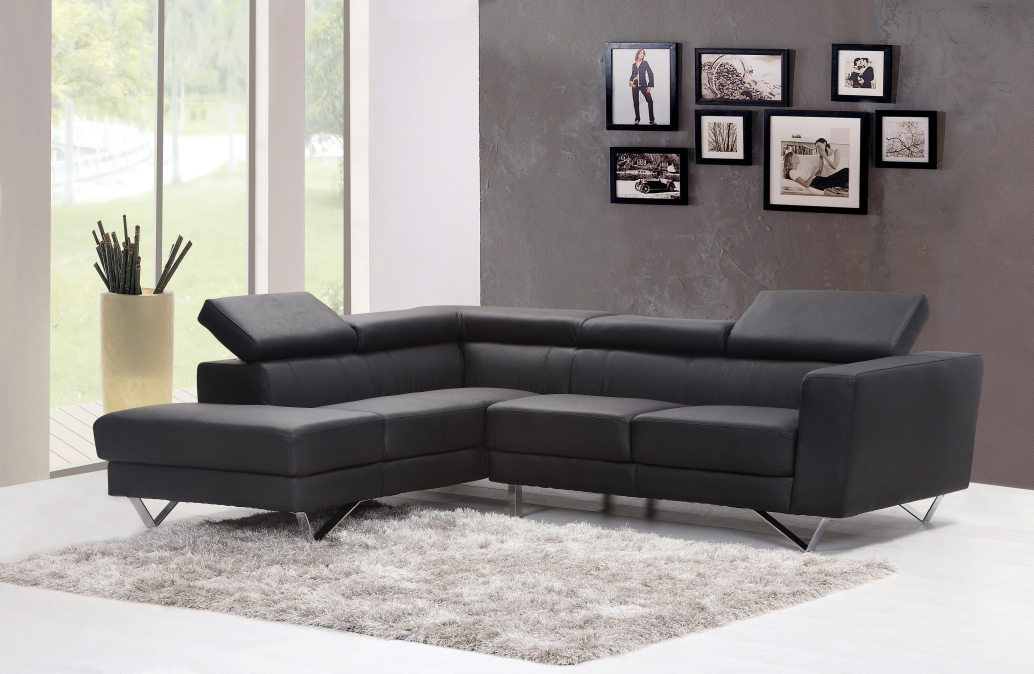
#> input picture data/downloaded/indoor.jpg, 5166 x 3366 px, found by its file name (shown at 1/5 size)
$ python test_goodfeaturestotrack.py
#> lines starting #> are read from the running program, lines starting #| are printed output that depends on the picture; after the words box and inside, x2 and y2 are one past the last pixel; in counts of white or black regions, pixels touching at a corner belong together
import os
import sys
import numpy as np
import cv2

img_path = "data/downloaded/indoor.jpg"
image = cv2.imread(img_path)
#> image is the input picture: shape (3366, 5166, 3); mean B, G, R 141.8, 144.4, 148.5
# Resize to max width or height of 240 pixels
max_dim = 500
height, width = image.shape[:2]
#> height = 3366; width = 5166
scaling_factor = max_dim / float(max(height, width))
#> scaling_factor = 0.0968
image = cv2.resize(image, None, fx=scaling_factor, fy=scaling_factor, interpolation=cv2.INTER_AREA)
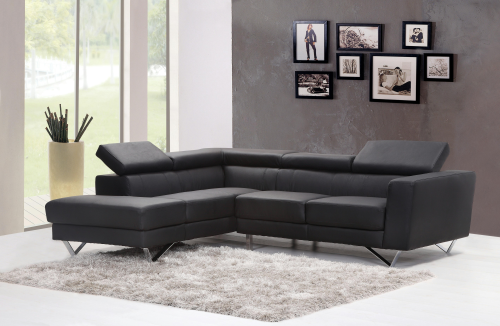
#> image: shape (326, 500, 3); mean B, G, R 141.9, 144.4, 148.6

gray_image = cv2.cvtColor(image, cv2.COLOR_BGR2GRAY)
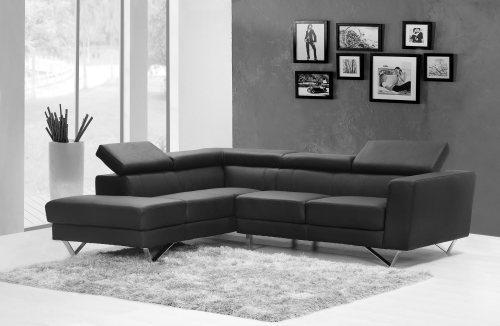
#> gray_image: shape (326, 500); min 0, max 255, mean 145.4

#Detecting corners
corners = cv2.goodFeaturesToTrack(
    gray_image, maxCorners=1000,
    qualityLevel=0.1, minDistance=5
    )
#> corners = 127 rows, first 8: [327, 88], [426, 45], [409, 82], [415, 58], [358, 75], [406, 44], [374, 57], [325, 81]

counter = 0
if corners is not None:
    for i in corners:
        x,y = i.ravel() # Ravel flattens the array
        cv2.circle(image, (int(x),int(y)), 3, 255, -1)
        counter += 1
#> this loop made 127 passes
#> (x, y) on passes 1 to 12: (327, 88), (426, 45), (409, 82), (415, 58), (358, 75), (406, 44), (374, 57), (325, 81), (448, 57), (358, 57), (414, 99), (426, 25)
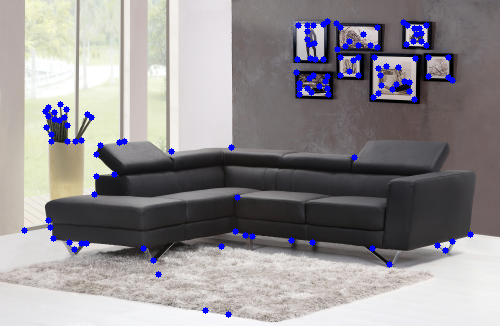
#> image: shape (326, 500, 3); 2.23% of pixels changed, all inside (x1, y1, x2, y2) = (21, 18, 474, 318)
#> after the loop, counter = 127

print("Number of corners detected: ", counter)
#| Number of corners detected:  127

#Display

cv2.imshow("Image with good features to track", image)
cv2.waitKey(0)
cv2.destroyAllWindows()

# Save if file doesn't exist
output_path = img_path.replace(img_path.split('/')[-1], img_path.split('/')[-1].split('.')[0] + '_goodfeaturestotrack.jpg')

if not os.path.exists(output_path):
    cv2.imwrite(output_path, image)
    print("File saved at :", output_path)

$ run again, with data/kolkota.jpg copied over data/downloaded/indoor.jpg
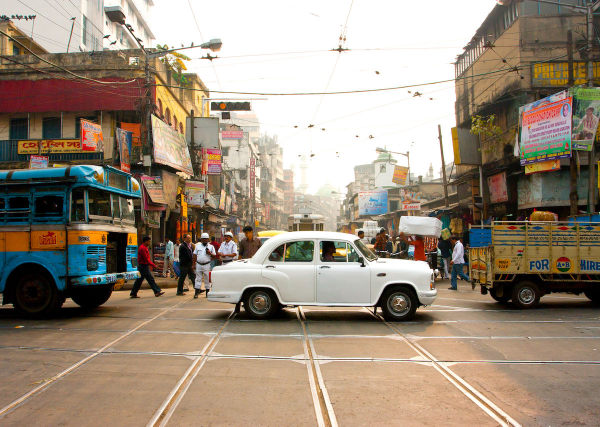
#> input picture data/kolkota.jpg, 1200 x 853 px, found by its file name (shown at 1/2 size)
#> image is the input picture: shape (853, 1200, 3); mean B, G, R 123.4, 140.1, 154.7
#> `gray_image = cv2.cvtColor(image, cv2.COLOR_BGR2GRAY)`:
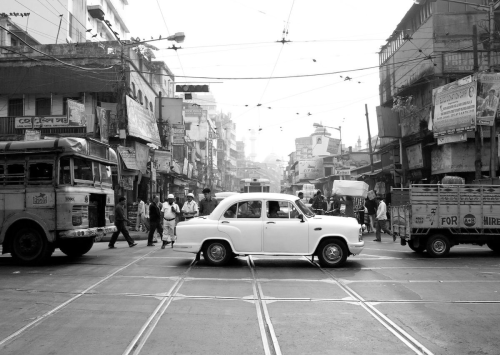
#> gray_image: shape (355, 500); min 0, max 255, mean 142.6
#> corners = 460 rows, first 8: [303, 221], [317, 259], [364, 225], [201, 252], [311, 255], [178, 211], [141, 201], [311, 204]
#> the loop `for i in corners:` made 460 passes
#> after the loop `for i in corners:`:
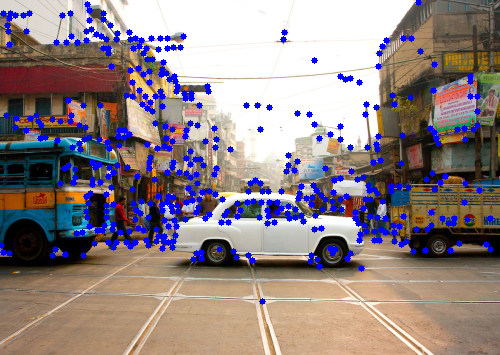
#> image: shape (355, 500, 3); mean B, G, R 134.7, 131, 144.6
#> after the loop `for i in corners:`: counter = 460
#| Number of corners detected:  460
